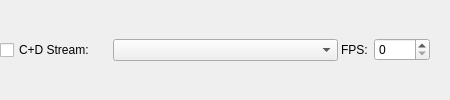
          <widget class="QWidget" name="widget_color_and_depth_stream" native="true">
           <property name="sizePolicy">
            <sizepolicy hsizetype="Fixed" vsizetype="Preferred">
             <horstretch>0</horstretch>
             <verstretch>0</verstretch>
            </sizepolicy>
           </property>
           <property name="minimumSize">
            <size>
             <width>450</width>
             <height>0</height>
            </size>
           </property>
           <property name="maximumSize">
            <size>
             <width>450</width>
             <height>16777215</height>
            </size>
           </property>
           <layout class="QHBoxLayout" name="horizontalLayout_26">
            <property name="spacing">
             <number>3</number>
            </property>
            <property name="leftMargin">
             <number>0</number>
            </property>
            <property name="topMargin">
             <number>0</number>
            </property>
            <property name="rightMargin">
             <number>0</number>
            </property>
            <property name="bottomMargin">
             <number>0</number>
            </property>
            <item>
             <widget class="QCheckBox" name="checkBox_color_and_depth_stream">
              <property name="sizePolicy">
               <sizepolicy hsizetype="Fixed" vsizetype="Preferred">
                <horstretch>0</horstretch>
                <verstretch>0</verstretch>
               </sizepolicy>
              </property>
              <property name="minimumSize">
               <size>
                <width>110</width>
                <height>0</height>
               </size>
              </property>
              <property name="maximumSize">
               <size>
                <width>110</width>
                <height>16777215</height>
               </size>
              </property>
              <property name="text">
               <string>C+D Stream:</string>
              </property>
             </widget>
            </item>
            <item>
             <widget class="QComboBox" name="comboBox_color_and_depth_stream">
              <property name="sizePolicy">
               <sizepolicy hsizetype="Fixed" vsizetype="Fixed">
                <horstretch>0</horstretch>
                <verstretch>0</verstretch>
               </sizepolicy>
              </property>
              <property name="minimumSize">
               <size>
                <width>225</width>
                <height>0</height>
               </size>
              </property>
              <property name="maximumSize">
               <size>
                <width>225</width>
                <height>16777215</height>
               </size>
              </property>
             </widget>
            </item>
            <item>
             <widget class="QLabel" name="label_title_color_and_depth_fps">
              <property name="sizePolicy">
               <sizepolicy hsizetype="Fixed" vsizetype="Preferred">
                <horstretch>0</horstretch>
                <verstretch>0</verstretch>
               </sizepolicy>
              </property>
              <property name="minimumSize">
               <size>
                <width>30</width>
                <height>0</height>
               </size>
              </property>
              <property name="maximumSize">
               <size>
                <width>30</width>
                <height>16777215</height>
               </size>
              </property>
              <property name="text">
               <string>FPS:</string>
              </property>
             </widget>
            </item>
            <item>
             <widget class="QSpinBox" name="spinBox_color_and_depth_fps">
              <property name="sizePolicy">
               <sizepolicy hsizetype="Fixed" vsizetype="Fixed">
                <horstretch>0</horstretch>
                <verstretch>0</verstretch>
               </sizepolicy>
              </property>
              <property name="minimumSize">
               <size>
                <width>56</width>
                <height>0</height>
               </size>
              </property>
              <property name="maximumSize">
               <size>
                <width>56</width>
                <height>16777215</height>
               </size>
              </property>
             </widget>
            </item>
            <item>
             <spacer name="horizontalSpacer_5">
              <property name="orientation">
               <enum>Qt::Horizontal</enum>
              </property>
              <property name="sizeType">
               <enum>QSizePolicy::Expanding</enum>
              </property>
              <property name="sizeHint" stdset="0">
               <size>
                <width>40</width>
                <height>20</height>
               </size>
              </property>
             </spacer>
            </item>
           </layout>
          </widget>
